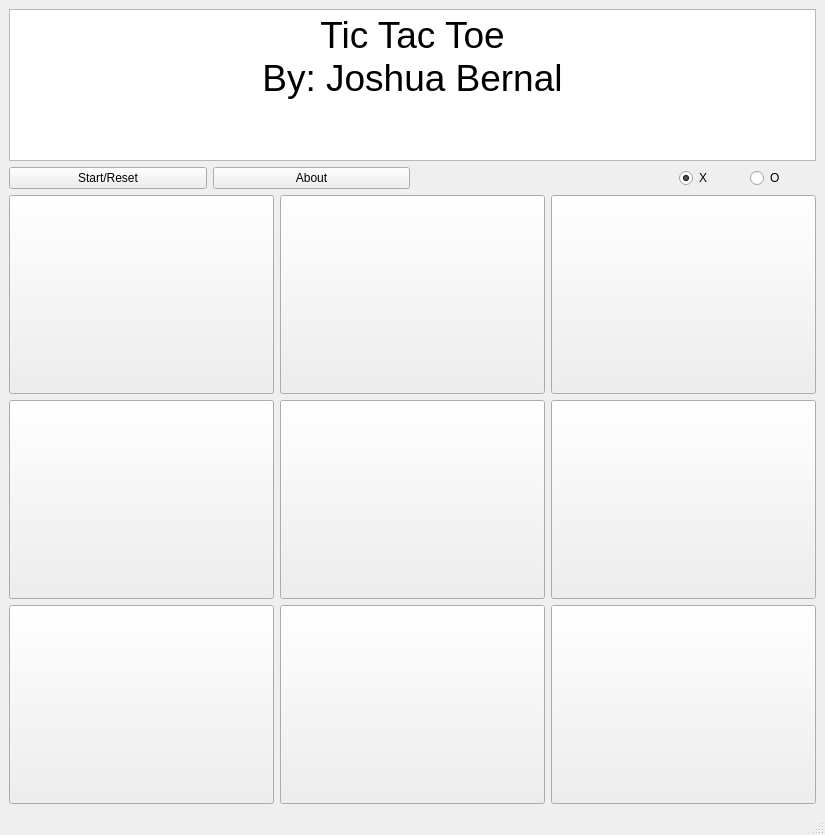
<?xml version="1.0" encoding="UTF-8"?>
<ui version="4.0">
 <class>MainWindow</class>
 <widget class="QMainWindow" name="MainWindow">
  <property name="geometry">
   <rect>
    <x>0</x>
    <y>0</y>
    <width>800</width>
    <height>835</height>
   </rect>
  </property>
  <property name="windowTitle">
   <string>MainWindow</string>
  </property>
  <widget class="QWidget" name="centralwidget">
   <layout class="QVBoxLayout" name="verticalLayout_19" stretch="1,1,4">
    <item>
     <widget class="QTextBrowser" name="textBrowser">
      <property name="html">
       <string>&lt;!DOCTYPE HTML PUBLIC &quot;-//W3C//DTD HTML 4.0//EN&quot; &quot;http://www.w3.org/TR/REC-html40/strict.dtd&quot;&gt;
&lt;html&gt;&lt;head&gt;&lt;meta name=&quot;qrichtext&quot; content=&quot;1&quot; /&gt;&lt;meta charset=&quot;utf-8&quot; /&gt;&lt;style type=&quot;text/css&quot;&gt;
p, li { white-space: pre-wrap; }
hr { height: 1px; border-width: 0; }
li.unchecked::marker { content: &quot;\2610&quot;; }
li.checked::marker { content: &quot;\2612&quot;; }
&lt;/style&gt;&lt;/head&gt;&lt;body style=&quot; font-family:'Ubuntu'; font-size:10pt; font-weight:400; font-style:normal;&quot;&gt;
&lt;p align=&quot;center&quot; style=&quot; margin-top:0px; margin-bottom:0px; margin-left:0px; margin-right:0px; -qt-block-indent:0; text-indent:0px;&quot;&gt;&lt;span style=&quot; font-size:28pt;&quot;&gt;Tic Tac Toe&lt;/span&gt;&lt;/p&gt;
&lt;p align=&quot;center&quot; style=&quot; margin-top:0px; margin-bottom:0px; margin-left:0px; margin-right:0px; -qt-block-indent:0; text-indent:0px;&quot;&gt;&lt;span style=&quot; font-size:28pt;&quot;&gt;By: Joshua Bernal&lt;/span&gt;&lt;/p&gt;&lt;/body&gt;&lt;/html&gt;</string>
      </property>
     </widget>
    </item>
    <item>
     <layout class="QHBoxLayout" name="horizontalLayout_2" stretch="1,1">
      <item>
       <layout class="QHBoxLayout" name="horizontalLayout_3">
        <item>
         <widget class="QPushButton" name="startButton">
          <property name="text">
           <string>Start/Reset</string>
          </property>
         </widget>
        </item>
        <item>
         <widget class="QPushButton" name="aboutButton">
          <property name="text">
           <string>About</string>
          </property>
         </widget>
        </item>
       </layout>
      </item>
      <item>
       <layout class="QHBoxLayout" name="horizontalLayout_5" stretch="4,1,1">
        <item>
         <spacer name="horizontalSpacer">
          <property name="orientation">
           <enum>Qt::Orientation::Horizontal</enum>
          </property>
          <property name="sizeHint" stdset="0">
           <size>
            <width>40</width>
            <height>20</height>
           </size>
          </property>
         </spacer>
        </item>
        <item>
         <widget class="QRadioButton" name="radioButton_2">
          <property name="text">
           <string>X</string>
          </property>
          <property name="checked">
           <bool>true</bool>
          </property>
         </widget>
        </item>
        <item>
         <widget class="QRadioButton" name="radioButton">
          <property name="text">
           <string>O</string>
          </property>
         </widget>
        </item>
       </layout>
      </item>
     </layout>
    </item>
    <item>
     <layout class="QGridLayout" name="gridLayout">
      <item row="3" column="3">
       <widget class="QPushButton" name="button_1">
        <property name="sizePolicy">
         <sizepolicy hsizetype="Minimum" vsizetype="Minimum">
          <horstretch>0</horstretch>
          <verstretch>0</verstretch>
         </sizepolicy>
        </property>
        <property name="font">
         <font>
          <pointsize>72</pointsize>
         </font>
        </property>
        <property name="text">
         <string/>
        </property>
        <attribute name="buttonGroup">
         <string notr="true">tileButtonGroup</string>
        </attribute>
       </widget>
      </item>
      <item row="4" column="2">
       <widget class="QPushButton" name="button_3">
        <property name="sizePolicy">
         <sizepolicy hsizetype="Minimum" vsizetype="Minimum">
          <horstretch>0</horstretch>
          <verstretch>0</verstretch>
         </sizepolicy>
        </property>
        <property name="font">
         <font>
          <pointsize>72</pointsize>
         </font>
        </property>
        <property name="text">
         <string/>
        </property>
        <attribute name="buttonGroup">
         <string notr="true">tileButtonGroup</string>
        </attribute>
       </widget>
      </item>
      <item row="4" column="3">
       <widget class="QPushButton" name="button_4">
        <property name="sizePolicy">
         <sizepolicy hsizetype="Minimum" vsizetype="Minimum">
          <horstretch>0</horstretch>
          <verstretch>0</verstretch>
         </sizepolicy>
        </property>
        <property name="font">
         <font>
          <pointsize>72</pointsize>
         </font>
        </property>
        <property name="text">
         <string/>
        </property>
        <attribute name="buttonGroup">
         <string notr="true">tileButtonGroup</string>
        </attribute>
       </widget>
      </item>
      <item row="5" column="4">
       <widget class="QPushButton" name="button_8">
        <property name="sizePolicy">
         <sizepolicy hsizetype="Minimum" vsizetype="Minimum">
          <horstretch>0</horstretch>
          <verstretch>0</verstretch>
         </sizepolicy>
        </property>
        <property name="font">
         <font>
          <pointsize>72</pointsize>
         </font>
        </property>
        <property name="text">
         <string/>
        </property>
        <attribute name="buttonGroup">
         <string notr="true">tileButtonGroup</string>
        </attribute>
       </widget>
      </item>
      <item row="3" column="2">
       <widget class="QPushButton" name="button_0">
        <property name="sizePolicy">
         <sizepolicy hsizetype="Minimum" vsizetype="Minimum">
          <horstretch>0</horstretch>
          <verstretch>0</verstretch>
         </sizepolicy>
        </property>
        <property name="font">
         <font>
          <pointsize>72</pointsize>
         </font>
        </property>
        <property name="text">
         <string/>
        </property>
        <attribute name="buttonGroup">
         <string notr="true">tileButtonGroup</string>
        </attribute>
       </widget>
      </item>
      <item row="5" column="2">
       <widget class="QPushButton" name="button_6">
        <property name="sizePolicy">
         <sizepolicy hsizetype="Minimum" vsizetype="Minimum">
          <horstretch>0</horstretch>
          <verstretch>0</verstretch>
         </sizepolicy>
        </property>
        <property name="font">
         <font>
          <pointsize>72</pointsize>
         </font>
        </property>
        <property name="text">
         <string/>
        </property>
        <attribute name="buttonGroup">
         <string notr="true">tileButtonGroup</string>
        </attribute>
       </widget>
      </item>
      <item row="3" column="4">
       <widget class="QPushButton" name="button_2">
        <property name="sizePolicy">
         <sizepolicy hsizetype="Minimum" vsizetype="Minimum">
          <horstretch>0</horstretch>
          <verstretch>0</verstretch>
         </sizepolicy>
        </property>
        <property name="font">
         <font>
          <pointsize>72</pointsize>
         </font>
        </property>
        <property name="text">
         <string/>
        </property>
        <attribute name="buttonGroup">
         <string notr="true">tileButtonGroup</string>
        </attribute>
       </widget>
      </item>
      <item row="5" column="3">
       <widget class="QPushButton" name="button_7">
        <property name="sizePolicy">
         <sizepolicy hsizetype="Minimum" vsizetype="Minimum">
          <horstretch>0</horstretch>
          <verstretch>0</verstretch>
         </sizepolicy>
        </property>
        <property name="font">
         <font>
          <pointsize>72</pointsize>
         </font>
        </property>
        <property name="text">
         <string/>
        </property>
        <attribute name="buttonGroup">
         <string notr="true">tileButtonGroup</string>
        </attribute>
       </widget>
      </item>
      <item row="4" column="4">
       <widget class="QPushButton" name="button_5">
        <property name="sizePolicy">
         <sizepolicy hsizetype="Minimum" vsizetype="Minimum">
          <horstretch>0</horstretch>
          <verstretch>0</verstretch>
         </sizepolicy>
        </property>
        <property name="font">
         <font>
          <pointsize>72</pointsize>
         </font>
        </property>
        <property name="text">
         <string/>
        </property>
        <attribute name="buttonGroup">
         <string notr="true">tileButtonGroup</string>
        </attribute>
       </widget>
      </item>
     </layout>
    </item>
   </layout>
  </widget>
  <widget class="QMenuBar" name="menubar">
   <property name="geometry">
    <rect>
     <x>0</x>
     <y>0</y>
     <width>800</width>
     <height>20</height>
    </rect>
   </property>
  </widget>
  <widget class="QStatusBar" name="statusbar"/>
 </widget>
 <resources/>
 <connections/>
 <buttongroups>
  <buttongroup name="tileButtonGroup"/>
 </buttongroups>
</ui>
